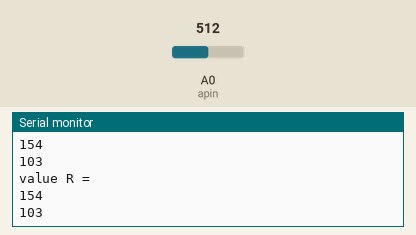
A sketch run on a simulated Arduino Uno, built with avr-gcc and run on an emulated ATmega328P. Parts: the last lines printed to the serial monitor. The test bench sets the inputs (shaded band); at power-on: A0 (apin) = 512.

Above: at 1.2 s.
1.3 s: A0 (apin) set to 716
At 2.6 s:
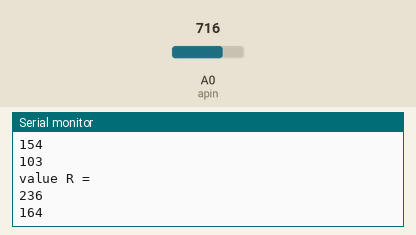
2.8 s: A0 (apin) set to 900
At 3.8 s:
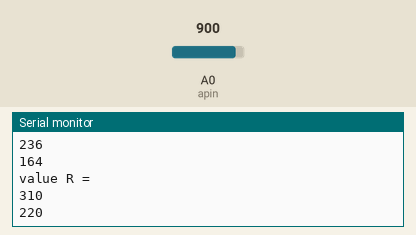
Timing chart, 0 to 5.8 s (numbered marks = the images above; inputs shaded):
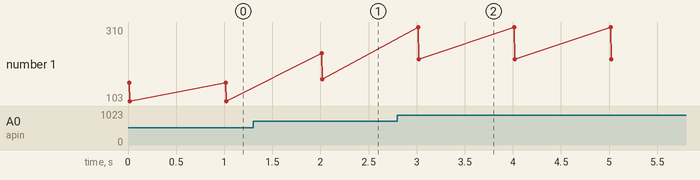

The sketch:

touch_resistor.ino
```cpp
int apin=0;
int val1=0;
int val2=0;


void setup(){
Serial.begin(9600);

}


void loop(){
  val1=(((analogRead(apin)*(5000/1024)))-500)/10;
  val2=(((analogRead(apin)*(3300/1024)))-500)/10;
  Serial.println("value R = ");
  Serial.println(val1);
    Serial.println(val2);
  delay(1000);


}
```

Measured:
- after the input at 1.3 s, the serial monitor: prints a new line after 0.71 s (image 1)
- after the input at 2.8 s, the serial monitor: prints a new line after 0.22 s (image 2)
- plotted number 1: 103 → 164 after the input at 1.3 s, 164 → 220 after the input at 2.8 s
